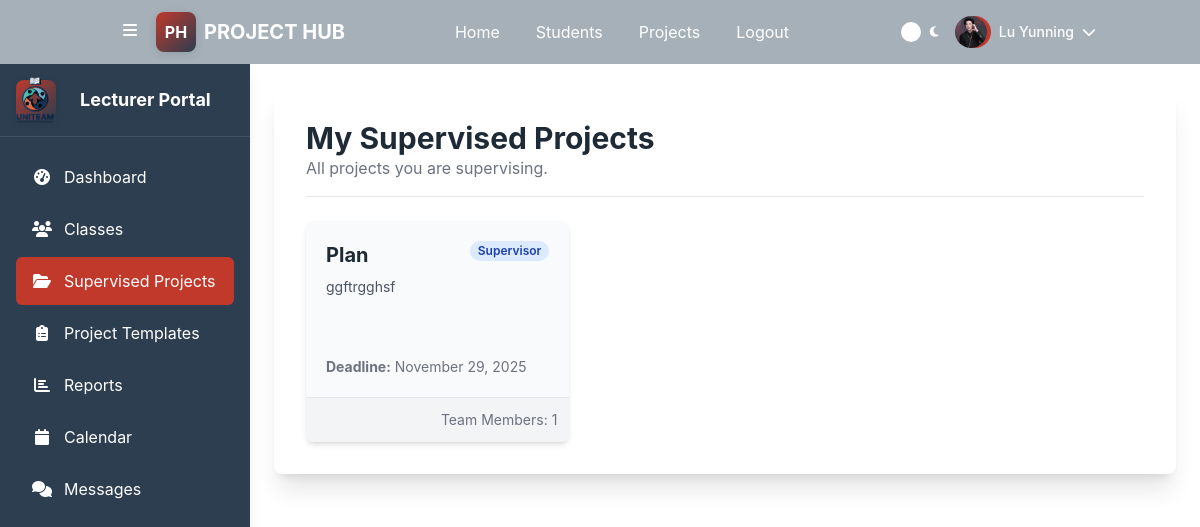
The app's page /projects/my-projects/ (signed in) with its own data.
### users/models.py (models this page shows)
class CustomUser(AbstractUser):
    class Role(models.TextChoices):
        ADMIN = "ADMIN", "Admin"
        LECTURER = "LECTURER", "Lecturer"
        STUDENT = "STUDENT", "Student"
    role = models.CharField(max_length=50, choices=Role.choices)
    avatar = models.ImageField(upload_to='avatars/', null=True, blank=True)
    is_approved = models.BooleanField(default=True)
    phone_number = models.CharField(max_length=20, blank=True)
    def get_full_name(self):
        return f"{self.first_name} {self.last_name}"

### projects/models.py (models this page shows, shortened)
class Project(models.Model):
    class LifecycleStatus(models.TextChoices):
        DRAFT = 'DRAFT', 'Draft'
        ACTIVE = 'ACTIVE', 'Active'
        SUBMITTED = 'SUBMITTED', 'Submitted'
        ARCHIVED = 'ARCHIVED', 'Archived'
    title = models.CharField(max_length=200)
    description = models.TextField()
    course_code = models.CharField(max_length=20, blank=True)
    deadline = models.DateField()
    lifecycle_status = models.CharField(
        max_length=20,
        choices=LifecycleStatus.choices,
        default=LifecycleStatus.ACTIVE,
    )
    supervisor = models.ForeignKey(
        settings.AUTH_USER_MODEL,
        on_delete=models.SET_NULL, null=True, blank=True,
        limit_choices_to={'role': 'LECTURER'}, related_name='supervised_projects'
    )
    template_used = models.ForeignKey(ProjectTemplate, on_delete=models.SET_NULL, null=True, blank=True)
    created_at = models.DateTimeField(auto_now_add=True)
    updated_at = models.DateTimeField(auto_now=True)
    class Meta:
        ordering = ['deadline', '-created_at']

class Team(models.Model):
    class Role(models.TextChoices):
        LEADER = "LEADER", "Group Leader"
        CO_LEADER = "CO_LEADER", "Co-Leader" # New Role
        MEMBER = "MEMBER", "Member"
    project = models.OneToOneField(Project, on_delete=models.CASCADE, related_name="team")
    members = models.ManyToManyField(settings.AUTH_USER_MODEL, through='TeamMembership')

### projects/views.py (the view)
# urls.py: path('my-projects/', views.my_projects_view, name='my_projects'),
@login_required
def my_projects_view(request):
    if request.user.role == CustomUser.Role.LECTURER:
        template_name = 'projects/my_projects_lecturer.html'
    else: # Default to student
        template_name = 'projects/my_projects_student.html'
    member_of_projects = Project.objects.filter(team__members=request.user)
    supervised_projects = Project.objects.filter(supervisor=request.user)
    all_projects_qs = (member_of_projects | supervised_projects).distinct().order_by('-created_at')
    projects_with_roles = all_projects_qs.annotate(
        user_role_in_project=Case(
            When(supervisor=request.user, then=Value('Supervisor')),
            When(team__teammembership__user=request.user, team__teammembership__role='LEADER', then=Value('Group Leader')),
            When(team__teammembership__user=request.user, team__teammembership__role='CO_LEADER', then=Value('Co-Leader')),
            When(team__teammembership__user=request.user, team__teammembership__role='MEMBER', then=Value('Member')),
            default=Value(''),
            output_field=models.CharField(),
        )
    )
    context = {
        'projects': projects_with_roles,
    }
    return render(request, template_name, context)

### templates/projects/my_projects_lecturer.html (shortened to what this page needs)
{% extends "base/base_lecturer.html" %}
{% load static %}
{% block content %}
<div class="surface shadow-xl rounded-lg p-6 md:p-8">
    <div class="flex flex-col sm:flex-row justify-between sm:items-center mb-6 border-b pb-4 gap-4">
        <div>
            <h1 class="text-3xl font-bold">My Supervised Projects</h1>
            <p class="text-gray-500">All projects you are supervising.</p>
        </div>
    </div>
    <div class="grid grid-cols-1 md:grid-cols-2 lg:grid-cols-3 gap-6">
        {% for project in projects %}
        <a href="{% url 'project_dashboard' project.id %}" class="card flex flex-col bg-gray-50 dark:bg-gray-700 rounded-lg shadow-md overflow-hidden transition-transform hover:transform hover:-translate-y-1">
            <div class="flex-grow p-5">
                <div class="flex justify-between items-start">
                    <h3 class="text-xl font-bold mb-2">{{ project.title }}</h3>
                    <span class="text-xs font-semibold rounded-full px-2 py-0.5 bg-blue-100 text-blue-800">
                        Supervisor
                    </span>
                </div>
                <p class="text-sm text-gray-600 dark:text-gray-300 mb-4 h-16 overflow-hidden">
                    {{ project.description|truncatewords:20 }}
                </p>
                <div class="text-sm text-gray-500">
                    <strong>Deadline:</strong> {{ project.deadline|date:"F j, Y" }}
                </div>
            </div>
            <div class="bg-gray-100 dark:bg-gray-800 p-3 border-t text-right">
                <p class="text-sm text-gray-500">Team Members: {{ project.team.members.count }}</p>
            </div>
        </a>
        {% empty %}
        <div class="col-span-1 md:col-span-2 lg:col-span-3 text-center py-12">
            <p class="text-gray-500">You are not supervising any projects yet.</p>
        </div>
        {% endfor %}
    </div>
</div>
{% endblock %}

### templates/base/base_lecturer.html (shortened to what this page needs)
{% load static %}
<!DOCTYPE html>
<html lang="en">
<head>
    <script src="https://cdn.tailwindcss.com"></script>
    <link rel="stylesheet" href="https://cdnjs.cloudflare.com/ajax/libs/font-awesome/6.4.0/css/all.min.css">
    <link rel="stylesheet" href="{% static 'css/lecturer_base.css' %}">
</head>
<body class="min-h-screen flex flex-col">
    <header class="header-bg text-white shadow-lg">
        <div class="container mx-auto px-4 py-3">
            <div class="flex justify-between items-center">
                <div class="flex items-center space-x-2">
                    <button id="desktopSidebarToggle" class="p-2 rounded-lg hover:bg-black hover:bg-opacity-10 transition-colors hidden md:block">
                        <div class="icon-wrapper">
                            <i class="fas fa-bars w-5 h-5 text-white"></i>
                        </div>
                    </button>
                    <div class="flex items-center space-x-2">
                        <div class="logo-placeholder">PH</div>
                        <span class="text-xl font-bold header-title">PROJECT HUB</span>
                    </div>
                </div>
                <nav class="hidden md:flex space-x-1 top-nav">
                    <a href="#" class="top-nav-item">Home</a>
                    <a href="#" class="top-nav-item">Students</a>
                    <a href="{% url 'my_projects' %}" class="top-nav-item">Projects</a>
                    <a href="#" class="top-nav-item">Logout</a>
                </nav>
                <div class="flex items-center space-x-4">
                    <div class="theme-toggle" id="themeToggle" title="Toggle Theme">
                        <i class="fas fa-sun"></i>
                        <i class="fas fa-moon"></i>
                    </div>
                    <div class="profile-dropdown">
                        <div class="flex items-center cursor-pointer" id="profileButton">
                            <div class="w-8 h-8 rounded-full bg-accent-1 flex items-center justify-center text-white font-bold mr-2">
                                {% if user.avatar %}
                                    <img src="{{ user.avatar.url }}" alt="Profile" class="w-8 h-8 rounded-full object-cover mr-2">
                                {% else %}
                                    <div class="w-8 h-8 rounded-full bg-accent-1 flex items-center justify-center text-white font-bold mr-2">
                                        {{ user.first_name.0|default:'L'|upper }}
                                    </div>
                                {% endif %}
                            </div>
                            <span class="text-sm font-medium hidden md:block">{{ user.get_full_name|default:user.username }}</span>
                            <i class="fas fa-chevron-down ml-2 text-sm"></i>
                        </div>
                    </div>
                </div>
            </div>
        </div>
    </header>
    <div class="flex flex-1">
        <aside class="sidebar sidebar-bg fixed h-full shadow-lg" id="sidebar">
            <div class="h-full flex flex-col">
                <div class="logo-container">
                    <div class="logo-placeholder"><img src="{% static 'images/logo/uniteam_logo (1).png'%}" alt=""></div>
                    <span class="sidebar-text font-bold text-lg">Lecturer Portal</span>
                </div>
                <nav class="p-4 flex-1">
                    <a  href="{% url 'lecturer_dashboard' %}" class="sidebar-item {% if request.resolver_match.url_name == 'lecturer_dashboard' %}active{% endif %}" data-tooltip="Dashboard">
                        <div class="icon-wrapper">
                            <i class="fas fa-tachometer-alt"></i>
                        </div>
                        <span class="sidebar-text">Dashboard</span>
                    </a>
                    <a href="#" class="sidebar-item" data-tooltip="Classes">
                        <div class="icon-wrapper">
                            <i class="fas fa-users"></i>
                        </div>
                        <span class="sidebar-text">Classes</span>
                    </a>
                    <a href="{% url 'my_projects' %}" class="sidebar-item {% if 'project' in request.resolver_match.view_name and 'template' not in request.resolver_match.view_name %}active{% endif %}" data-tooltip="Supervised Projects">
                        <div class="icon-wrapper"><i class="fas fa-folder-open"></i></div>
                        <span class="sidebar-text">Supervised Projects</span>
                    </a>
                    <a href="{% url 'list_project_templates' %}" class="sidebar-item {% if 'template' in request.resolver_match.view_name %}active{% endif %}" data-tooltip="Project Templates">
                        <div class="icon-wrapper"><i class="fas fa-clipboard-list"></i></div>
                        <span class="sidebar-text">Project Templates</span>
                    </a>
                    <a href="#" class="sidebar-item" data-tooltip="Reports">
                        <div class="icon-wrapper">
                            <i class="fas fa-chart-bar"></i>
                        </div>
                        <span class="sidebar-text">Reports</span>
                    </a>
                    <a href="#" class="sidebar-item" data-tooltip="Calendar">
                        <div class="icon-wrapper">
                            <i class="fas fa-calendar"></i>
                        </div>
                        <span class="sidebar-text">Calendar</span>
                    </a>
                    <a href="#" class="sidebar-item" data-tooltip="Messages">
                        <div class="icon-wrapper">
                            <i class="fas fa-comments"></i>
                        </div>
                        <span class="sidebar-text">Messages</span>
                    </a>
                </nav>
            </div>
        </aside>
        <main class="main-content surface flex-1 p-6 transition-all duration-300" id="mainContent">
            <div class="max-w-7xl mx-auto">
                {% block content %}{% endblock %}
            </div>
        </main>
    </div>
</body>
</html>

### static/css/lecturer_base.css (style rules this page uses)
:root { --light-gray: #DFE6EC; --dark-gray: #A6B0B9; --accent-1: #C0392B; --accent-2: #2C3E50; --text-dark: #1E2A35; --background: var(--light-gray); --surface: #ffffff; --header-bg: var(--dark-gray); --footer-bg: var(--dark-gray); --sidebar-bg: var(--accent-2); --sidebar-text: #ffffff; --sidebar-hover: rgba(255, 255, 255, 0.1); --sidebar-width: 250px; --sidebar-collapsed-width: 70px; }
body { background-color: var(--background); color: var(--text-dark); transition: all 0.3s ease; font-family: 'Inter', system-ui, -apple-system, sans-serif; }
.header-bg { background-color: var(--header-bg); }
.sidebar-bg { background-color: var(--sidebar-bg); color: var(--sidebar-text); }
.surface { background-color: var(--surface); }
.bg-accent-1 { background-color: var(--accent-1); }
.sidebar { width: var(--sidebar-width); transition: all 0.3s ease; overflow-x: hidden; }
.sidebar-item { display: flex; align-items: center; padding: 12px 16px; border-radius: 6px; transition: all 0.2s ease; color: var(--sidebar-text); text-decoration: none; margin-bottom: 4px; white-space: nowrap; }
.sidebar-item.active { background-color: var(--accent-1); }
.sidebar-text { transition: opacity 0.3s ease, display 0.3s ease; margin-left: 12px; opacity: 1; display: inline; }
.main-content { transition: margin-left 0.3s ease; margin-left: var(--sidebar-width); }
.logo-container { display: flex; align-items: center; gap: 12px; padding: 16px; border-bottom: 1px solid rgba(255, 255, 255, 0.1); }
.logo-placeholder { width: 40px; height: 40px; background: linear-gradient(135deg, var(--accent-1), var(--accent-2)); border-radius: 8px; display: flex; align-items: center; justify-content: center; color: white; font-weight: bold; font-size: 16px; box-shadow: 0 2px 8px rgba(0,0,0,0.1); }
.top-nav-item { padding: 8px 16px; border-radius: 6px; transition: all 0.2s ease; color: white; text-decoration: none; }
.theme-toggle { width: 44px; height: 24px; background-color: var(--dark-gray); border-radius: 12px; position: relative; cursor: pointer; transition: background-color 0.3s ease; display: flex; align-items: center; justify-content: space-between; padding: 0 4px; }
.theme-toggle i { font-size: 12px; color: white; z-index: 2; }
.theme-toggle::before { content: ''; position: absolute; top: 2px; left: 2px; width: 20px; height: 20px; background-color: white; border-radius: 50%; transition: transform 0.3s ease; z-index: 1; }
.icon-wrapper { display: flex; align-items: center; justify-content: center; width: 20px; height: 20px; flex-shrink: 0; }
.profile-dropdown { position: relative; }

### records on screen
CustomUser: avatar (picture), get_full_name "Lu Yunning"
Project: title "Plan", description "ggftrgghsf", deadline "November 29, 2025", team.members.count "1"
